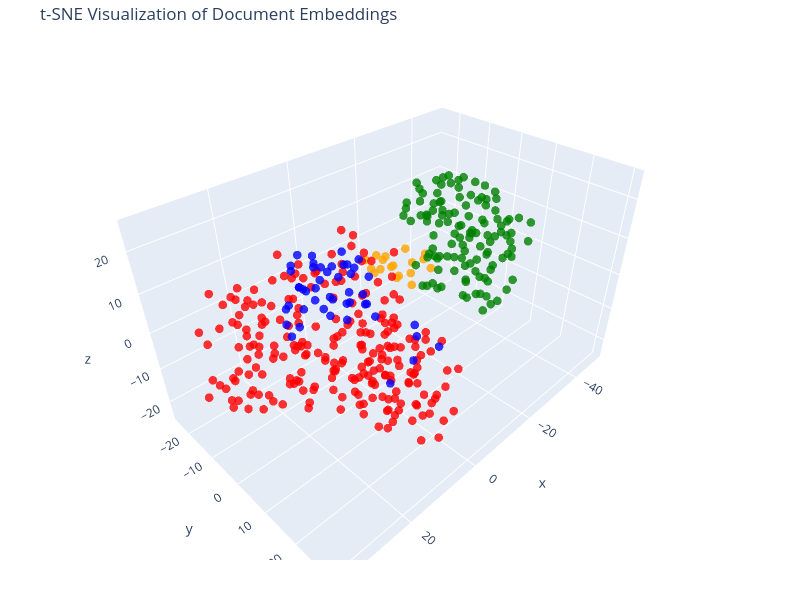

The notebook cell this image was saved under:
### Code cell
tsne = TSNE(n_components=3, random_state=42)
reduced_vectors = tsne.fit_transform(vectors)
print(reduced_vectors)
fig = go.Figure(data=[go.Scatter3d(
    x=reduced_vectors[:, 0],
    y=reduced_vectors[:, 1],
    z=reduced_vectors[:, 2],
    mode='markers',
    marker=dict(size=5,color=colors, opacity=0.8),
    text =[f"Type: {t}<br>Text: {d[:100]}" for t,d in zip(doc_types, documents)],
    hoverinfo='text'
)])
fig.update_layout(title='t-SNE Visualization of Document Embeddings', xaxis_title='t-SNE 1', yaxis_title='t-SNE 2',
width=800, height=600,
margin=dict(l=40, r=40, t=40, b=40)
)

### Figure 1 — Plotly figure (JSON) as saved in the notebook; plotly's stock layout.template omitted (floating-point values rounded to 4 significant figures; data arrays with more than 128 entries replaced by an {"elided": "..."} marker saying what was removed)
{"data": [{"hoverinfo": "text", "marker": {"color": {"elided": "413 str values"}, "opacity": 0.8, "size": 5}, "mode": "markers", "text": {"elided": "413 str values"}, "type": "scatter3d", "x": {"elided": "413 float values"}, "y": {"elided": "413 float values"}, "z": {"elided": "413 float values"}}], "layout": {"height": 600, "margin": {"b": 40, "l": 40, "r": 40, "t": 40}, "title": {"text": "t-SNE Visualization of Document Embeddings"}, "width": 800, "xaxis": {"title": {"text": "t-SNE 1"}}, "yaxis": {"title": {"text": "t-SNE 2"}}}}
